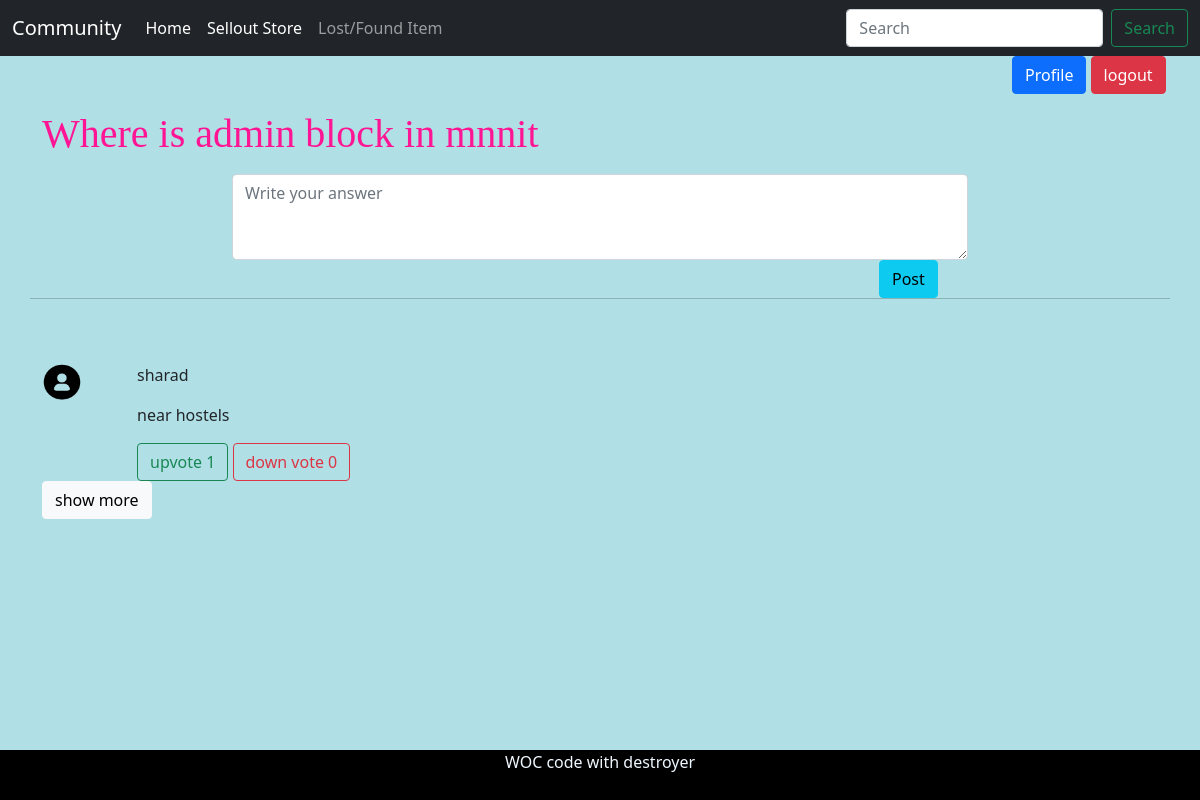
Page /communityanswer?key=68 (signed in) on the committed database.
### community/models.py (models this page shows)
class CommunityQuestion(models.Model):
    student_id = models.ForeignKey(Signup, on_delete=models.CASCADE, null=True)
    question_id = models.AutoField(primary_key=True,)
    question_description = models.TextField(null=True)
    publishing_date = models.DateField()
    stu_department = models.CharField(max_length=255, default='0000000',null=True)
    stu_name = models.CharField(max_length=255,null=True,default="mnnit")

class CommunityAnswer(models.Model):
    question_id = models.ForeignKey(CommunityQuestion, on_delete=models.CASCADE)
    student_id = models.ForeignKey(Signup, on_delete=models.CASCADE, null=True)
    answer_id = models.AutoField(primary_key=True)
    answer_discrption = models.TextField()
    upvote = models.IntegerField(null=True, default=0)
    downvote = models.IntegerField(null=True, default=0)

### register/models.py (models this page shows)
class Signup(models.Model):  # Model class from models module is inherited in class Question.
    name = models.CharField(max_length=20, verbose_name="Name")
    GENDER = (
        ('Male', 'Male'),
        ('Female', 'Female'),
        ('Other', 'Other'),
    )
    gender = models.CharField(max_length=10,verbose_name="Gender",choices=GENDER)
    student_id = models.CharField(max_length=10, verbose_name="College Registration ID", unique=True) #college id hi dalegi
    email = models.EmailField(max_length=100, verbose_name='College Email ID')
    COURSE = (
        ('BTech', 'BTech'),
        ('MTech', 'MTech'),
        ('MCA', 'MCA'),
        ('MSc', 'MSc'),
        ('MBA', 'MBA'),
        ('Ph.D', 'Ph.D'),
    )
    course = models.CharField(max_length=20, verbose_name='Course Name',choices=COURSE)
    password = models.CharField(max_length=100, verbose_name='Password')
    dob = models.DateField(max_length=10, verbose_name='Date Of Birth')
    photo = models.ImageField(upload_to='profile/images/',verbose_name='Photo',null=True,blank=True)
    mobile_number = models.IntegerField(verbose_name='mobile number')
    def __str__(self):  # A method is declared so that in admin panel Text of Question is displayed.
        return self.student_id

### community/views.py (the view, shortened to what this page needs)
# urls.py: path("communityanswer", views.communityanswer, name='communityanswer'),
def communityanswer(request):
    if not request.session.has_key('user_id_session_login'):
        return redirect('login')
    if request.method == "POST" and request.POST.get('showmore'):
        a = int(request.POST.get('showmore'))
        a = int(a + 5)
        mydata = []
        mykey = request.GET.get('key')
        question_data = CommunityQuestion.objects.get(question_id=mykey)
        data = CommunityAnswer.objects.filter(question_id=mykey)[:a]
        for x in data:
            check_id = x.student_id
            check_data = Signup.objects.get(student_id=check_id)
            check_question_desciption = x.answer_discrption
            obj = Com_Ans(x.answer_id, check_data.name, check_question_desciption, x.upvote, x.downvote)
            mydata.append(obj)
    else:
        a = 5
        mydata = []
        mykey = request.GET.get('key')
        question_data = CommunityQuestion.objects.get(question_id=mykey)
        data = CommunityAnswer.objects.filter(question_id=mykey)[:a]
        for x in data:
            check_id = x.student_id
            check_data = Signup.objects.get(student_id=check_id)
            check_question_desciption = x.answer_discrption
            obj = Com_Ans(x.answer_id, check_data.name, check_question_desciption, x.upvote, x.downvote)
            mydata.append(obj)
    context = {
        "question_data": question_data,
        "answer_data": mydata,
        "a": a,
    }
    if request.method == "POST" and request.POST.get('submitAnswer'):
        if request.POST.get('file'):
            file = request.POST.get('file')
            stuid = request.session['user_id_session_login']
            ansdes = request.POST.get('answer_discription')
            qid = request.GET.get('key')
            data_quuestion = CommunityQuestion.objects.get(question_id=qid)
            data_student = Signup.objects.get(student_id=stuid)
            cmans = CommunityAnswer(question_id=data_quuestion, student_id=data_student, answer_discrption=ansdes,
                                    answer_assets=file)
            cmans.save()
        else:
            file = request.POST.get('file')
            stuid = request.session['user_id_session_login']
            ansdes = request.POST.get('answer_discription')
            qid = request.GET.get('key')
            data_quuestion = CommunityQuestion.objects.get(question_id=qid)
            data_student = Signup.objects.get(student_id=stuid)
            cmans = CommunityAnswer(question_id=data_quuestion, student_id=data_student, answer_discrption=ansdes,answer_assets=file)
            cmans.save()
        return render(request, 'communityanswer.html', context)
    elif request.method == "GET" and request.GET.get('key'):
        return render(request, 'communityanswer.html', context)
    return render(request, 'communityanswer.html', context)

### templates/communityanswer.html (shortened to what this page needs)
{% extends 'navbar.html' %}
{% load static %}
{% block head %}
    <link rel="stylesheet" type="text/css" href="{% static 'style.css' %} ">
{% endblock %}
{% block body %}
        <div class="container" style="margin-bottom: 100px">
        <form method="POST">
            <div class="row">
                <div class="col">
                        <div class="form-group">
                            <p name="question"><h1 style="font-family: cursive">{{ question_data.question_description }}</h1></p>
                        </div>
                    </div>
                </div>
            <div class="row">
                <div class="col-8 m-auto">
                        <div class="form-group">
                           <textarea class="form-control" rows="3" name="answer_discription" placeholder="Write your answer" required></textarea>
                        </div>
                        </div>
                        <div class="w100">
                        <div class="col-1 offset-9">
                            <button type="submit" name="submitAnswer" value="answer" class="btn btn-info" >Post</button>
                        </div>
                </div>
                <hr>
            </div>
        </form>
                {% for x in answer_data %}
            <div class="answer">
                <div class="row mt-5">
                    <div class="col-1">
                        <div class="user">
                            <img  style="height: 40px;width: 40px;" src="{% static 'profile.png' %}">
                        </div>
                    </div>
                    <div class="col-3">
                        <p>{{ x.name }}<p>
                    </div>
                </div>
                <div class="row">
                    <div class="col-6 offset-1">
                        {{ x.answer_discrption }}
                    </div>
                    <div class="col-6 offset-1 mt-3">
                        <form method="post">
                                <button class=" btn btn-outline-success" name="upvote" value="{{ x.answer_id }}">upvote {{ x.upvote }}</button>
                                <button class=" btn btn-outline-danger" name="downvote" value="{{ x.answer_id }}">down vote {{ x.downvote }}</button>
                        </form>
                    </div>
                </div>
            </div>
                {% endfor %}
        <form method="post">
            <button name="showmore" value="{{ a }}" class="btn btn-light">show more</button>
        </form>
        </div>
{% endblock %}

### static/style.css (style rules this page uses)
h1 { color: deeppink; }

### rows in the picture
CommunityQuestion: question_description "Where is admin block in mnnit"
Signup: name "sharad"
CommunityAnswer: answer_discrption "near hostels"

### other values in the picture
{{ x.upvote }} "1"
{{ x.downvote }} "0"
